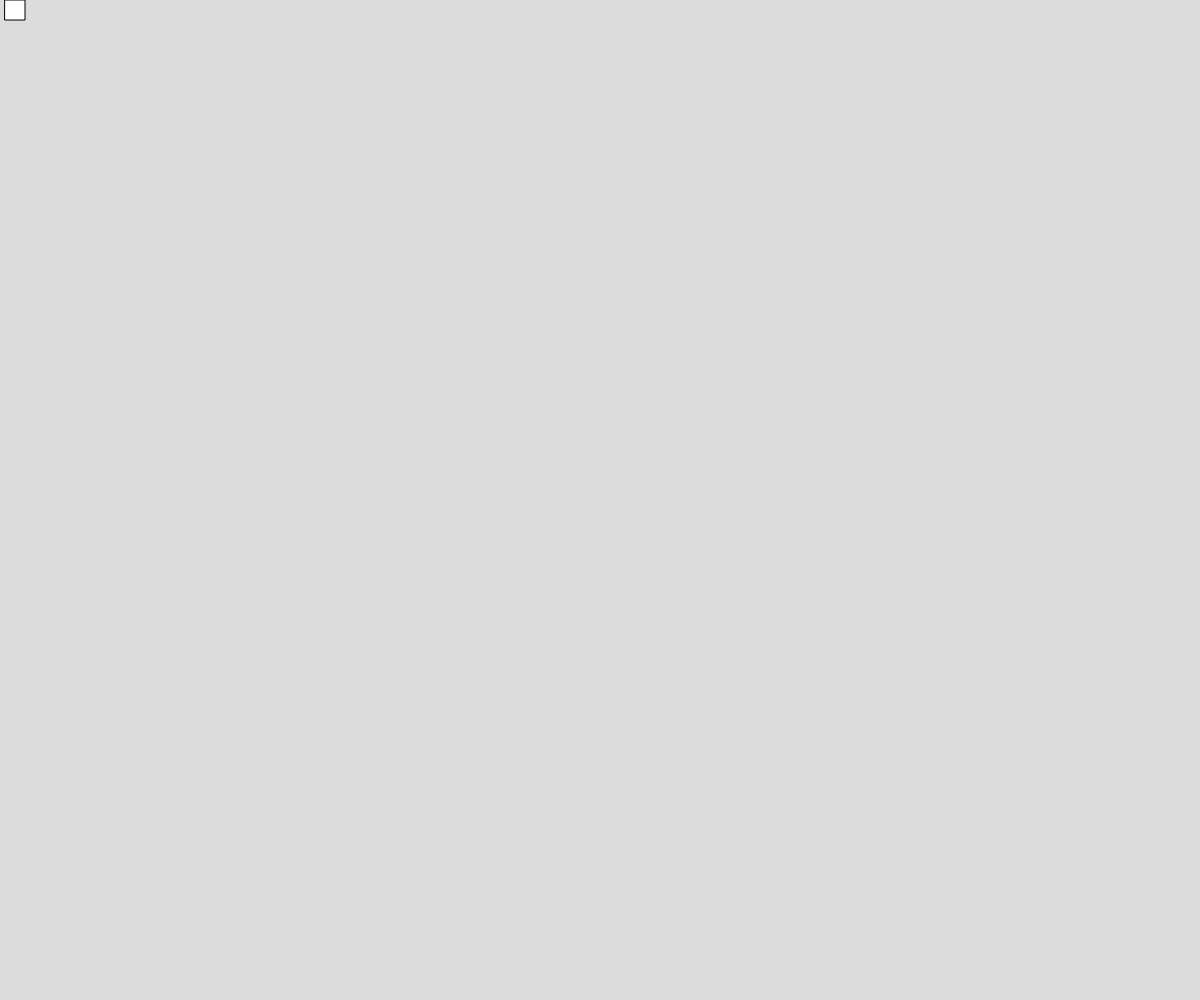
Frame 1 (no input)
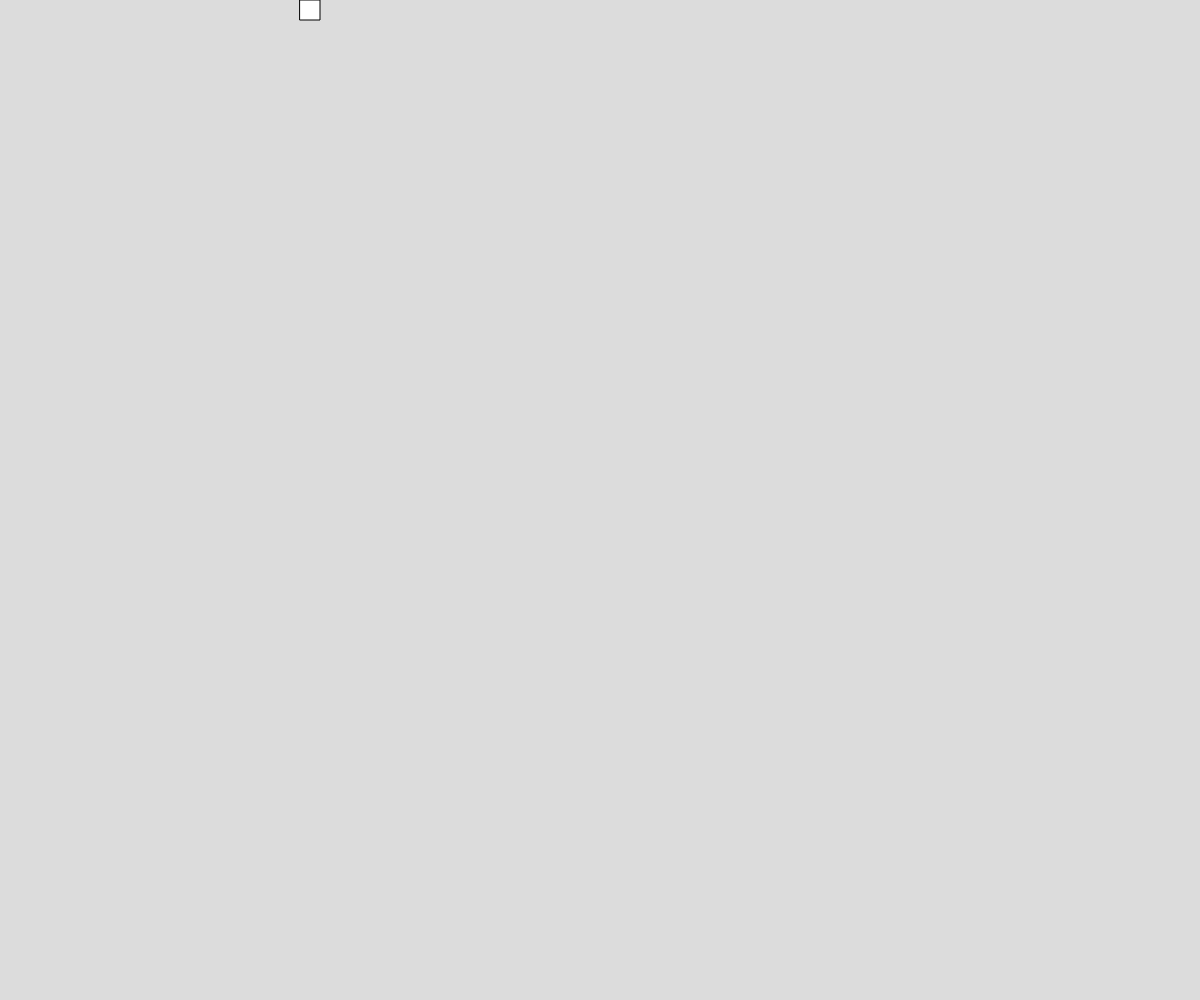
Frame 60 (no input)
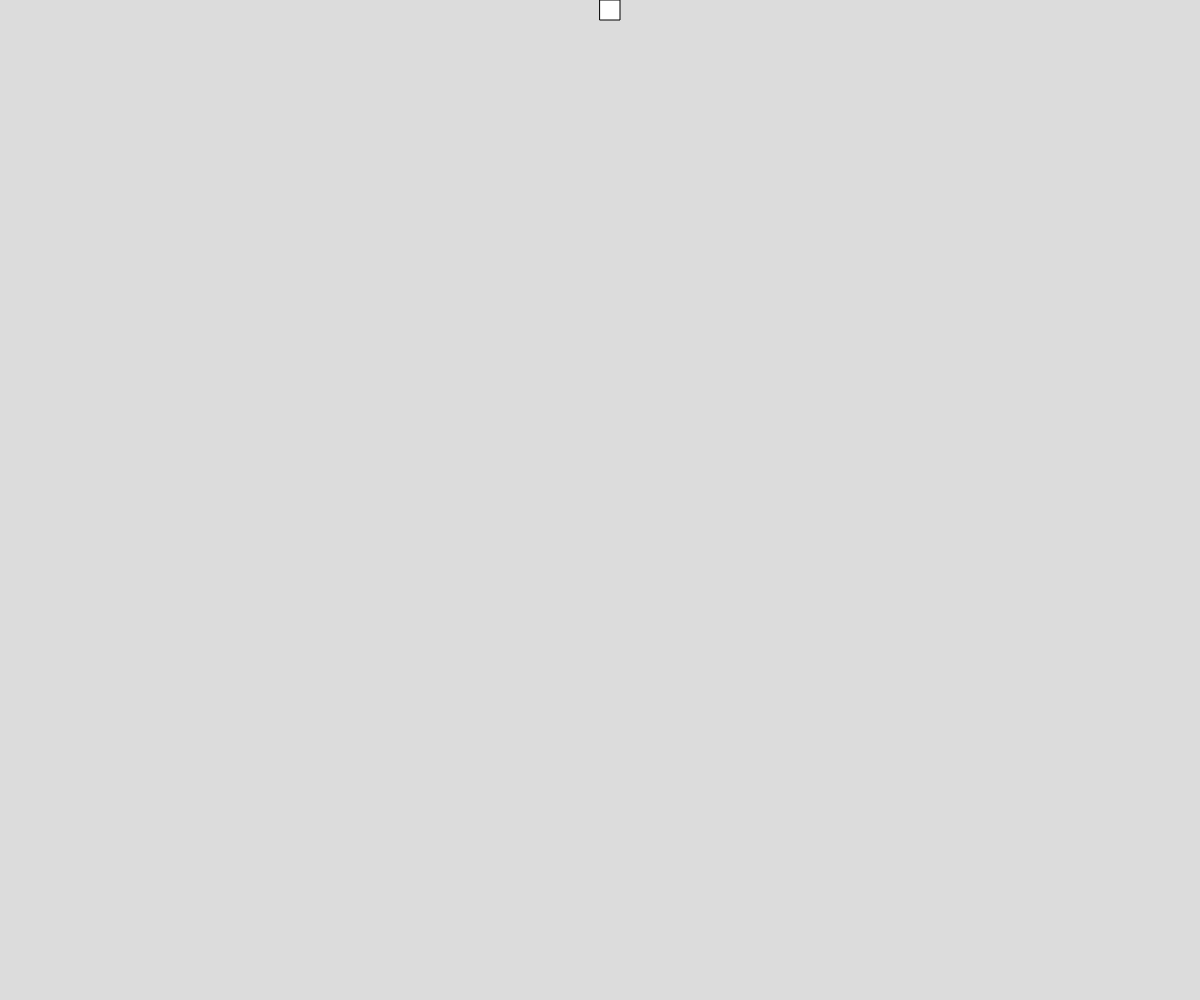
Frame 120 (the mouse pressed at the canvas centre since frame 60)

The p5.js sketch that drew these frames (run headless with seeded random() and noise() and a simulated clock; from frame 60 on, the mouse is pressed at the canvas centre):

// p5.js sketch
// ── sketch.js
// Project Title
// Your Name
// Date
//
// Extra for Experts:
// - describe what you did to take this project "above and beyond"


let x = 0; let y = 0
let state = "right"
let speed = 5
let length = 20
let strokeSize = 1
let lastLength = length

function setup() {
  createCanvas(windowWidth, windowHeight);
}

function draw() {
  background(220);
  strokeWeight(strokeSize)
  let offset = length + strokeSize
  if (state === "right") {
    x += speed

    if (x >= width - offset) {
      state = "down"
    }
  } else if (state === "left") {
    x -= speed

    if (x <= strokeSize) {
      state = "up"
    }
  } else if (state === "down") {
    y += speed

    if (y >= height - offset) {
      state = "left"
    }
  } else if (state === "up") {
    y -= speed

    if (y <= strokeSize) {
      state = "right"
    }
  }

  map(x, strokeSize, width - offset, strokeSize, width - offset)
  map(y, strokeSize, height + offset, strokeSize, height + offset)

  if (lastLength !== length) {
    if (state === "down") {
      x -= length - lastLength
    } else if (state === "left") {
      y -= length - lastLength
    }
  }
  print(x, length, offset, width - offset)
  square(x, y, length)
  lastLength = length
}

function keyPressed(){
  print(key)
  if (key === "a") {
    length -= 5
  } else if (key === "d") {
    length += 5
  } else if (key === "w") {
    speed += 1
  } else if (key === "s") {
    speed -= 1
  }

  if (length <= 5) {
    length = 5
  } else if (length >= 50) {
    length = 50
  }

  if (speed <= 1) {
    speed = 1
  } else if (speed >= 30) {
    speed = 30
  }
}
